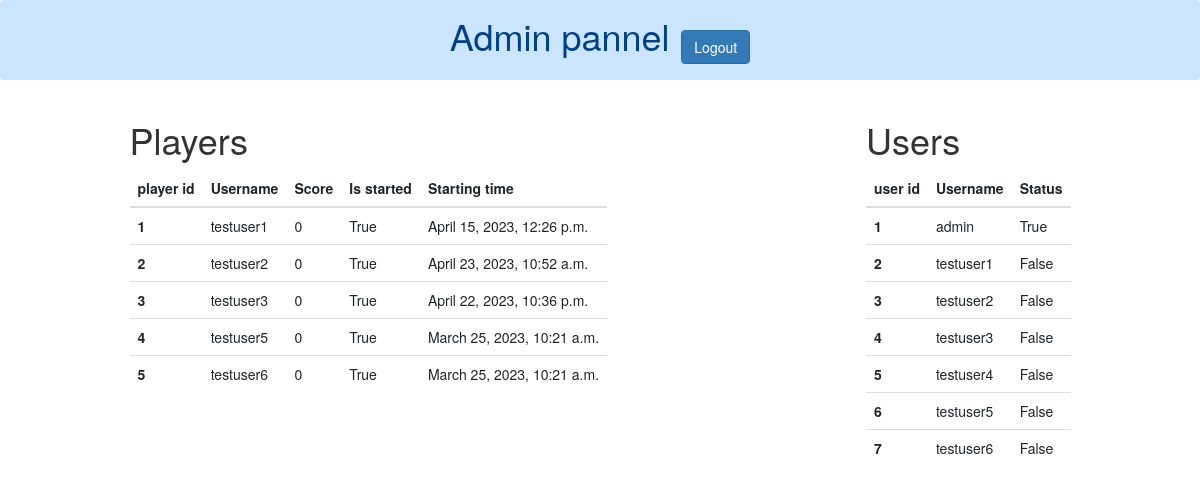
The page /settingwale/ (signed in) on the database as committed earlier.
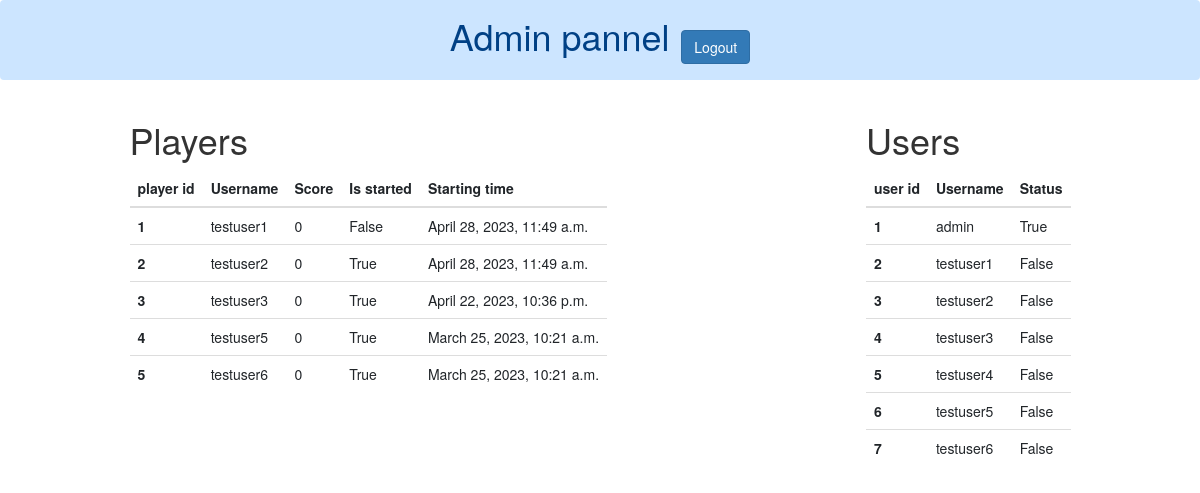
The same page on the database as committed later.
### app1/models.py (models this page shows, shortened)
class Player(models.Model):
    user = models.OneToOneField(User,on_delete=models.CASCADE)
    p_login_number= models.IntegerField(default=0)
    p_score = models.IntegerField(default=0)
    p_is_started = models.BooleanField(default=False)
    p_is_loged_in = models.BooleanField(default=False)
    p_start_time = models.DateTimeField(null=True,blank=True)
    p_is_junior = models.BooleanField(default=True)

### app1/decorators.py (the view)
    def wrap(request,*args, **kwargs):
        if request.user.is_superuser:
            return func(request,*args, **kwargs)
        else:
            return HttpResponse("<h1>403 Forbidden</h1>")

### app1/views.py (called while the page is built)
@only_superuser
@login_required(login_url='login')
def settingwale(request):
    context={}
    players = Player.objects.all()
    users = User.objects.all()
    context["players"]=players
    context["users"]=users
    return render(request,"app1/settingwale.html",context)

### app1/templates/app1/settingwale.html (shortened to what this page needs)
<!DOCTYPE html>
<html lang="en">
<head>
    <link rel="stylesheet" href="https://cdn.jsdelivr.net/npm/bootstrap@4.4.1/dist/css/bootstrap.min.css">
    <link rel="stylesheet" href="https://maxcdn.bootstrapcdn.com/bootstrap/3.4.1/css/bootstrap.min.css">
</head>
<body>
    <div class="alert alert-primary  text-center " role="alert">
        <h1 class="d-inline">Admin pannel</h1> &nbsp; <a href="/logout"><button class="btn btn-primary">Logout</button></a>
      </div>
    <div class="d-flex justify-content-around">
        <div>
        <h1>Players</h1>
    <table class="table table-hover">
        <thead>
          <tr>
            <th scope="col">player id</th>
            <th scope="col">Username</th>
            <th scope="col">Score</th>
            <th scope="col">Is started</th>
            <th scope="col">Starting time</th>
          </tr>
        </thead>
        <tbody>
            {% for player in players %}
          <tr>
            <th scope="row">{{player.id}}</th>
            <td>{{player.user}}</td>
            <td>{{player.p_score}}</td>
            <td>{{player.p_is_started}}</td>
            <td>{{player.p_start_time}}</td>
          </tr>
          {% endfor %}
        </tbody>
    </table>
    </div>
    <div>
        <h1>Users</h1>
    <table class="table table-hover">
        <thead>
          <tr>
            <th scope="col">user id</th>
            <th scope="col">Username</th>
            <th scope="col">Status</th>
          </tr>
        </thead>
        <tbody>
            {% for user in users %}
          <tr>
            <th scope="row">{{user.id}}</th>
            <td>{{user.username}}</td>
            <td>{{user.is_superuser }}</td>
          </tr>
          {% endfor %}
        </tbody>
    </table>
    </div>
    </div>
</body>
</html>

Rows that differ between the two databases and show on the page:
changed Player "testuser1": p_is_started "True" → "False"; p_start_time "April 15, 2023, 12:26 p.m." → "April 28, 2023, 11:49 a.m."
changed Player "testuser2": p_start_time "April 23, 2023, 10:52 a.m." → "April 28, 2023, 11:49 a.m."
